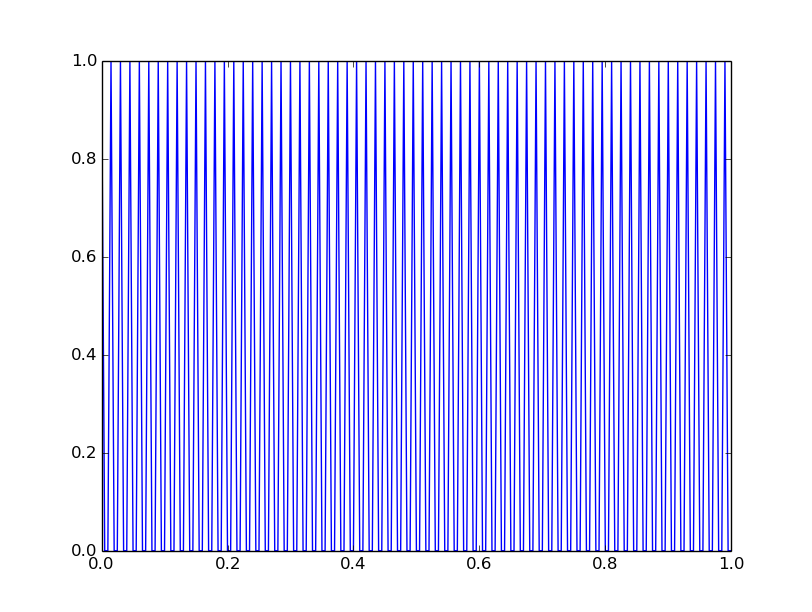
#> input picture images/1.png, 812 x 612 px, found by its file name
$ python recep_field.py   (Python 2 division)
#> lines starting #> are read from the running program, lines starting #| are printed output that depends on the picture; long printed decimals are rounded
####################################################### README #########################################################

# This file consists of function that convolves an image with a receptive field so that input to the network is
# close to the form perceived by our eyes.

#########################################################################################################################


import numpy as np
import cv2
from parameters import param as par
import time

def rf(inp):
    # print inp
    #inp = inp[0]
    sca1 = 0.625
    sca2 = 0.25
    sca3 = -0.25
    sca4 = -.5

    # Receptive field kernel
    w = [[sca4, sca3, sca2, sca3, sca4],
         [sca3, sca2, sca1, sca2, sca3],
         [sca2, sca1, 1, sca1, sca2],
         [sca3, sca2, sca1, sca2, sca3],
         [sca4, sca3, sca2, sca3, sca4]]

    # w = [[-0.4, 0.5, -0.4],
    #      [0.5, 1, 0.5],
    #      [-0.4, 0.5, -0.4]]


    pot = np.zeros([par.pixel_x, par.pixel_x])
    ran = [-2, -1, 0, 1, 2]
    # ran = [-1, 0, 1]
    ox = 2
    oy = 2


    # Por cada pixel, mirar a el mismo y a los de alrededor y segun los valores darle una intensidad u otra al pixel.
    # Convolution
    # start_time = time.time()

    z=0

    summ_of_summs = 0
    for i in range(par.pixel_x):
        for j in range(par.pixel_x):
            summ = 0
            for m in ran:
                for n in ran:
                    #print w[ox + m][oy + n]
                    #print "inp"
                    #print inp[i + m][j + n]


                    if (i + m) >= 0 and (i + m) <= par.pixel_x - 1 and (j + n) >= 0 and (j + n) <= par.pixel_x - 1:
                        # if(z>12):
                            summ = summ + w[ox + m][oy + n] * inp[i + m][j + n]/255
                        # else:
                        #     summ=summ+w[ox+m][oy+n] * inp[i+m][j+n] / 255
            # print summ
            summ_of_summs = summ_of_summs + summ
            # [10 lines of commented-out code are left out]
            pot[i][j] = summ
            # print pot[i][j]

    # print summ_of_summs
    # low intensity images up, and high intensity ones down
    new_total = 0 # reset it to know the new one.
    for i in range(par.pixel_x):
        for j in range(par.pixel_x):
            # print pot[i][j]
            pot[i][j] = pot[i][j] + (pot[i][j] * (((50.0 - summ_of_summs)/(summ_of_summs*2))))
            # print pot[i][j]
            new_total += pot[i][j]
    # [17 lines of commented-out code are left out]


    return pot


if __name__ == '__main__':

    img = cv2.imread("mnist1/" + str(1) + ".png", 0)
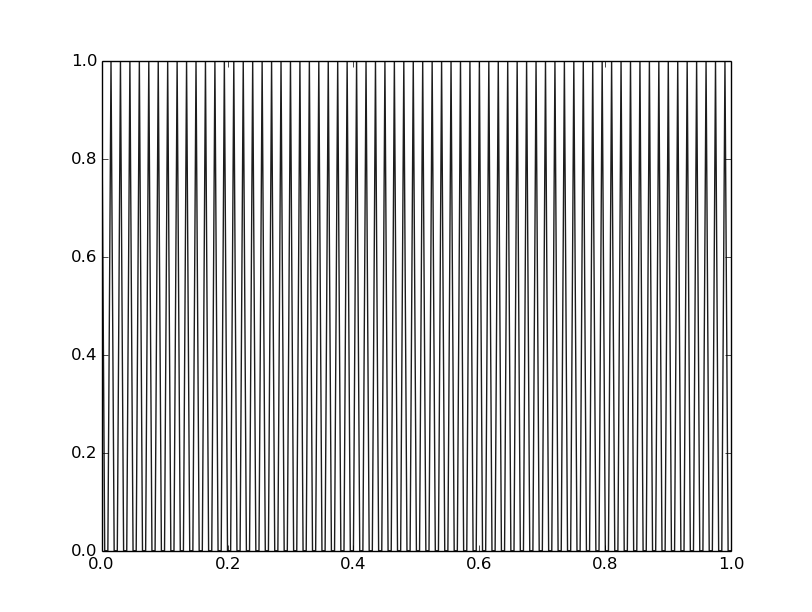
#> img: shape (612, 812); min 0, max 255, mean 213.9
    pot = rf(img)
#> after the loop in rf, `for i in range(par.pixel_x):`:
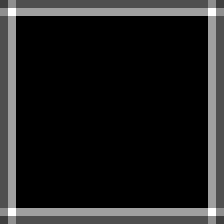
#> pot: shape (28, 28) float64 (shown 8 times larger); min 1.5, max 3.5, mean 1.75; drawn with min black and max white
#> after the loop in rf, `for i in range(par.pixel_x):`: summ_of_summs = 1375
#> after the loop in rf, `for i in range(par.pixel_x):`: new_total = 712.5
    max_a = []
    min_a = []
    for i in pot:
        max_a.append(max(i))
        min_a.append(min(i))
#> this loop made 28 passes
#> after the loop, max_a = 28 values, max 1.81 at index 1, min 1.36 at index 0, mean 1.45; min_a = 28 values, max 1.36 at index 1, min 0.777 at index 2, mean 0.837
    print "max", max(max_a)
#| max 1.814
    print "min", min(min_a)
#| min 0.7773

$ run again, with images/2.png copied over images/1.png
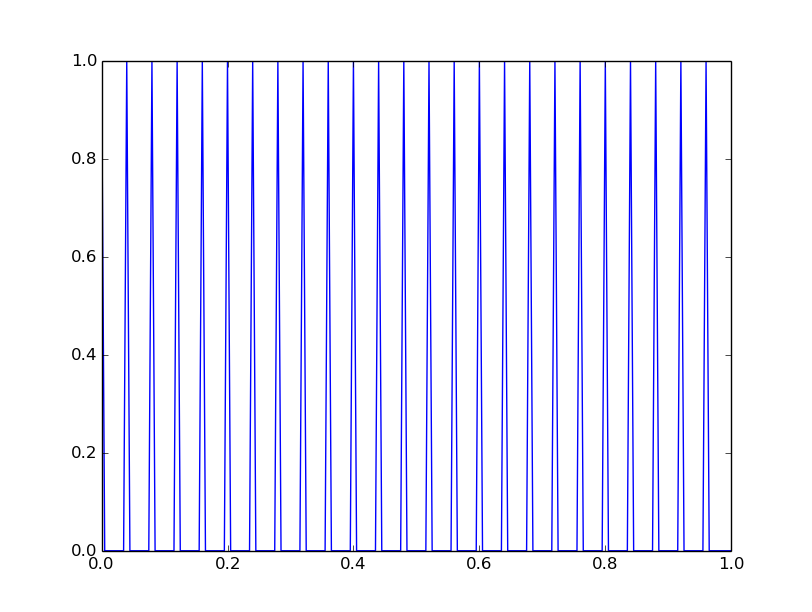
#> input picture images/2.png, 812 x 612 px, found by its file name
#> `img = cv2.imread("mnist1/" + str(1) + ".png", 0)`:
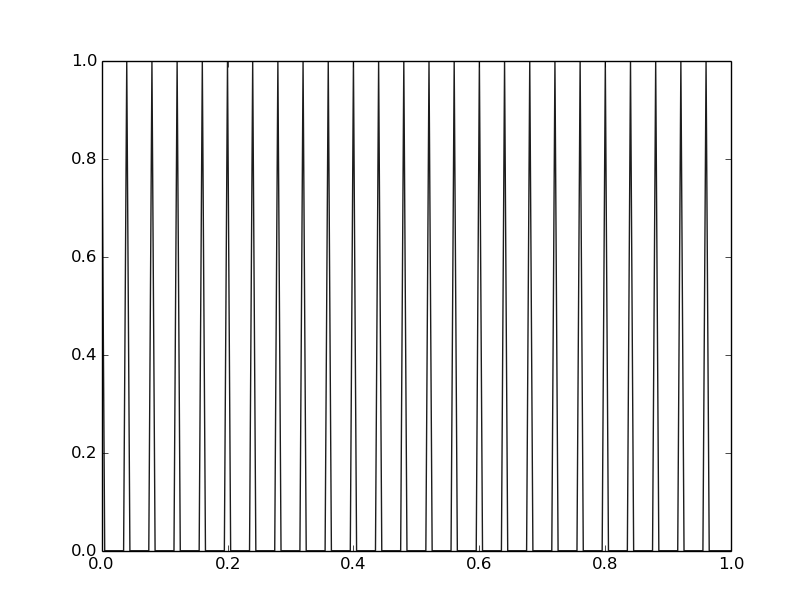
#> img: shape (612, 812); min 0, max 255, mean 238.4
#> after the loop in rf, `for i in range(par.pixel_x):`: summ_of_summs = 1375
#> after the loop in rf, `for i in range(par.pixel_x):`: new_total = 712.5
#> the loop `for i in pot:` made 28 passes
#> after the loop `for i in pot:`: max_a = 28 values, max 1.81 at index 1, min 1.36 at index 0, mean 1.45; min_a = 28 values, max 1.36 at index 1, min 0.777 at index 2, mean 0.837
#| max 1.814
#| min 0.7773

$ run again, with images/3.png copied over images/1.png
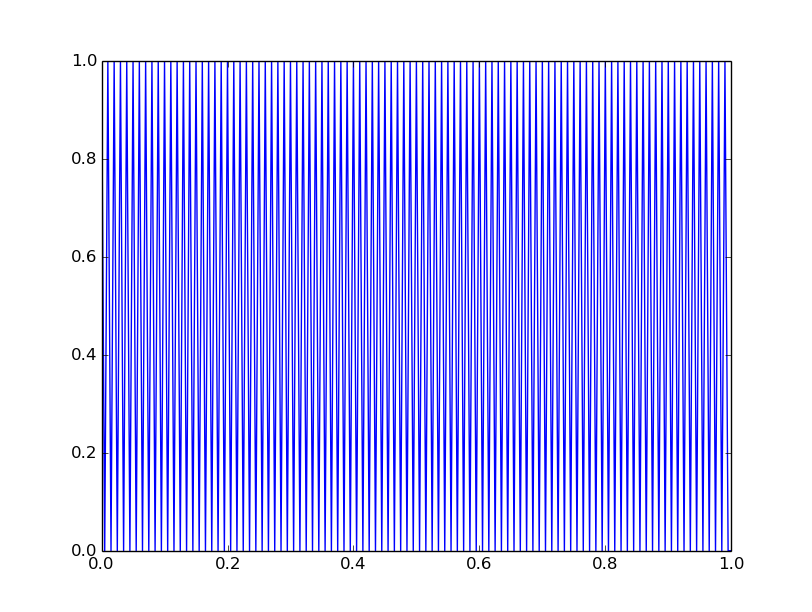
#> input picture images/3.png, 812 x 612 px, found by its file name
#> `img = cv2.imread("mnist1/" + str(1) + ".png", 0)`:
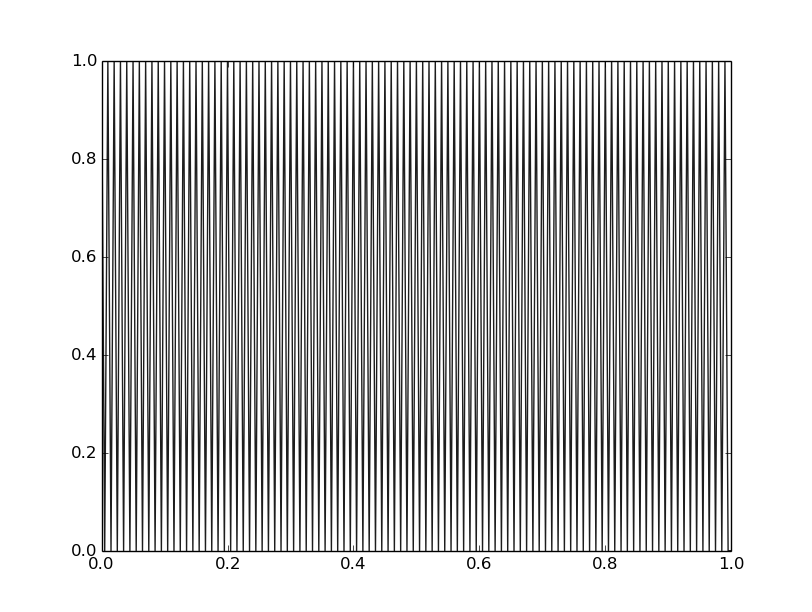
#> img: shape (612, 812); min 0, max 255, mean 198
#> after the loop in rf, `for i in range(par.pixel_x):`: summ_of_summs = 1375
#> after the loop in rf, `for i in range(par.pixel_x):`: new_total = 712.5
#> the loop `for i in pot:` made 28 passes
#> after the loop `for i in pot:`: max_a = 28 values, max 1.81 at index 1, min 1.36 at index 0, mean 1.45; min_a = 28 values, max 1.36 at index 1, min 0.777 at index 2, mean 0.837
#| max 1.814
#| min 0.7773

$ run again, with images/center.png copied over images/1.png
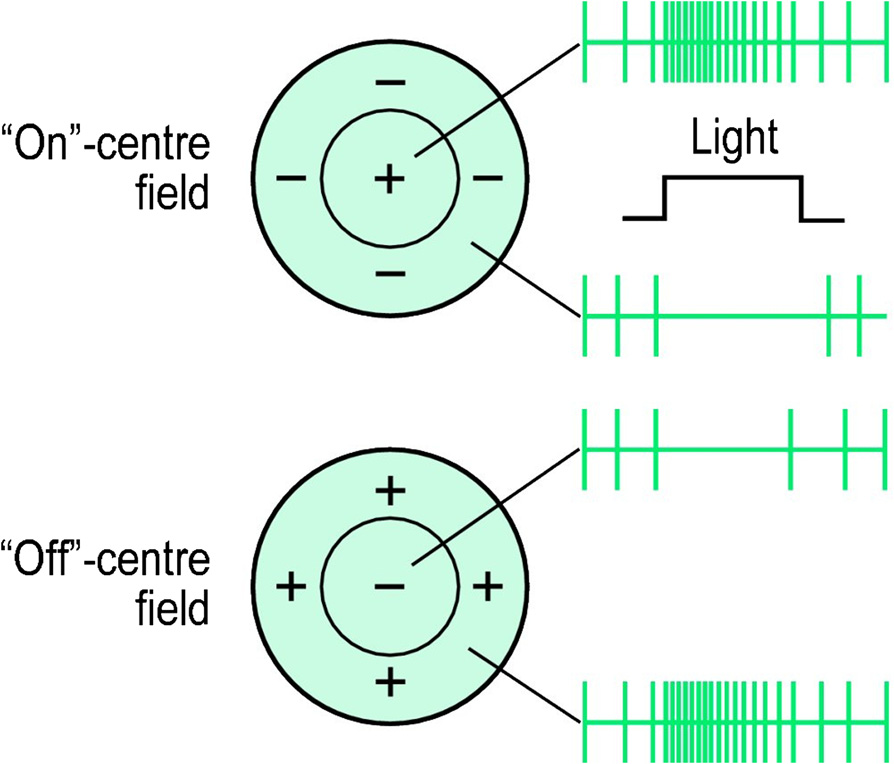
#> input picture images/center.png, 894 x 764 px, found by its file name
#> `img = cv2.imread("mnist1/" + str(1) + ".png", 0)`:
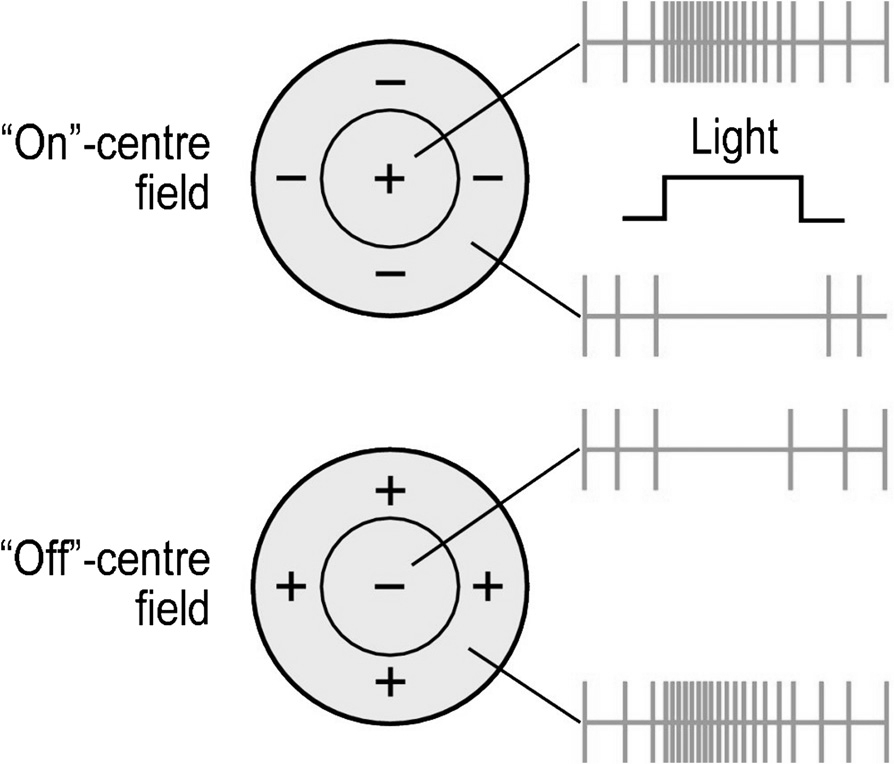
#> img: shape (764, 894); min 0, max 255, mean 238.5
#> after the loop in rf, `for i in range(par.pixel_x):`: summ_of_summs = 1375
#> after the loop in rf, `for i in range(par.pixel_x):`: new_total = 712.5
#> the loop `for i in pot:` made 28 passes
#> after the loop `for i in pot:`: max_a = 28 values, max 1.81 at index 1, min 1.36 at index 0, mean 1.45; min_a = 28 values, max 1.36 at index 1, min 0.777 at index 2, mean 0.837
#| max 1.814
#| min 0.7773
